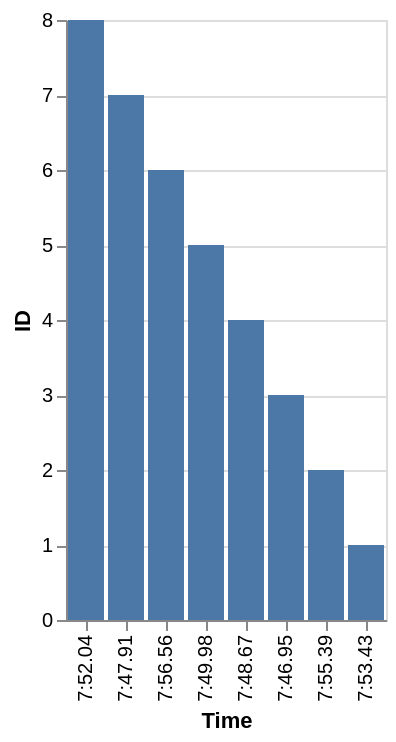

Vega-Lite specification for this chart:
### Vega-Lite specification from a JSON file in a GitHub repository (floating-point values rounded to 4 significant figures)
{"data": {"values": [{"x_data": "7:52.04", "y_data": 8}, {"x_data": "7:47.91", "y_data": 7}, {"x_data": "7:56.56", "y_data": 6}, {"x_data": "7:49.98", "y_data": 5}, {"x_data": "7:48.67", "y_data": 4}, {"x_data": "7:46.95", "y_data": 3}, {"x_data": "7:55.39", "y_data": 2}, {"x_data": "7:53.43", "y_data": 1}]}, "mark": "bar", "encoding": {"x": {"field": "x_data", "type": "nominal", "title": "Time", "sort": {"op": "sum", "field": "y_data", "order": "descending"}}, "y": {"field": "y_data", "type": "quantitative", "title": "ID"}}}
